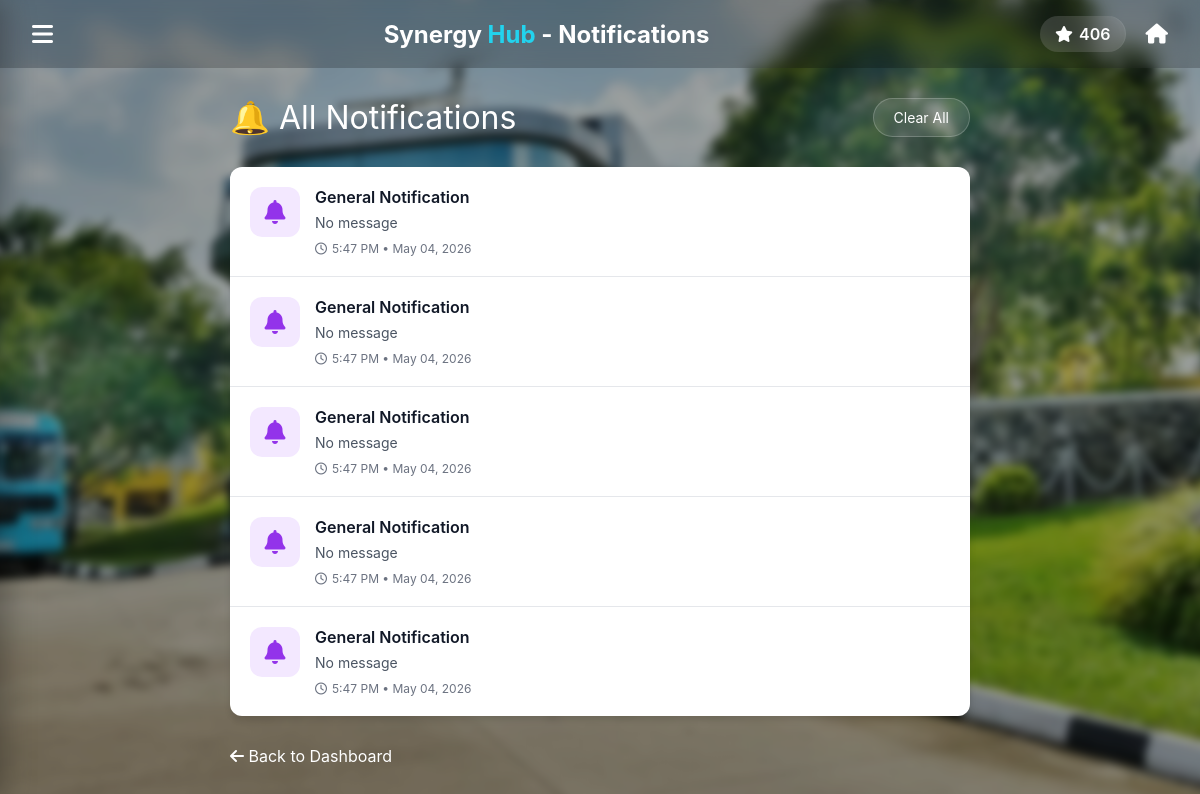
Screenshot of /synergy-hub_Full_Project/notifications.php (signed in) with the database file from the repository.
### tables this page shows
CREATE TABLE `users` (
  `UserID` int(11) NOT NULL,
  `StudentID` varchar(20) DEFAULT NULL,
  `Name` varchar(100) NOT NULL,
  `Email` varchar(100) NOT NULL,
  `PasswordHash` varchar(255) NOT NULL,
  `Role` enum('Admin','User','Visitor') DEFAULT 'User',
  `PointsBalance` int(11) DEFAULT 0,
  `MembershipStatus` enum('Active','Inactive','Expired') DEFAULT 'Active',
  `CreatedAt` timestamp NOT NULL DEFAULT current_timestamp()
);

CREATE TABLE `notifications` (
  `notification_id` int(11) NOT NULL,
  `user_id` int(11) NOT NULL,
  `title` varchar(255) NOT NULL,
  `message` text NOT NULL,
  `type` enum('gym','event','transport','general','reminder') DEFAULT 'general',
  `is_read` tinyint(1) DEFAULT 0,
  `created_at` timestamp NOT NULL DEFAULT current_timestamp()
);

### synergy-hub_Full_Project/notifications.php (the view, shortened to what this page needs)
<?php
require_once 'config.php';
$user_id = $_SESSION['user_id'];
$user_sql = "SELECT PointsBalance, Name FROM Users WHERE UserID = ?";
$user_stmt = mysqli_prepare($conn, $user_sql);
mysqli_stmt_bind_param($user_stmt, "i", $user_id);
mysqli_stmt_execute($user_stmt);
$user_result = mysqli_stmt_get_result($user_stmt);
$user = mysqli_fetch_assoc($user_result);
$table_check = mysqli_query($conn, "SHOW TABLES LIKE 'Notifications'");
$table_exists = mysqli_num_rows($table_check) > 0;
$notifications = [];
if ($table_exists) {
    $columns = mysqli_query($conn, "SHOW COLUMNS FROM Notifications");
    $column_names = [];
    while($col = mysqli_fetch_assoc($columns)) {
        $column_names[] = $col['Field'];
    }
    $user_id_col = in_array('UserID', $column_names) ? 'UserID' : (in_array('user_id', $column_names) ? 'user_id' : null);
    $timestamp_col = in_array('Timestamp', $column_names) ? 'Timestamp' : (in_array('timestamp', $column_names) ? 'timestamp' : 'created_at');
    if ($user_id_col) {
        $sql = "SELECT * FROM Notifications WHERE $user_id_col = ? ORDER BY $timestamp_col DESC";
        $stmt = mysqli_prepare($conn, $sql);
        mysqli_stmt_bind_param($stmt, "i", $user_id);
        mysqli_stmt_execute($stmt);
        $result = mysqli_stmt_get_result($stmt);
        while($row = mysqli_fetch_assoc($result)) {
            $notifications[] = $row;
        }
    }
}
?>
<!DOCTYPE html>
<html lang="en">
<head>
    <link rel="stylesheet" href="https://cdnjs.cloudflare.com/ajax/libs/font-awesome/6.5.0/css/all.min.css">
</head>
<body>
<header class="navbar">
    <div class="menu-btn" onclick="toggleSidebar()">
        <i class="fa-solid fa-bars"></i>
    </div>
    <h1 class="logo">Synergy <span>Hub</span> - Notifications</h1>
    <div class="icons">
        <div class="points">
            <i class="fa-solid fa-star"></i>
            <span><?php echo $user['PointsBalance'] ?? 0; ?></span>
        </div>
        <a href="index.php" class="home-link">
            <i class="fa-solid fa-home"></i>
        </a>
    </div>
</header>
<div class="container">
    <div class="page-title">
        <span>🔔 All Notifications</span>
        <?php if(!empty($notifications)): ?>
        <button class="clear-btn" onclick="clearAll()">Clear All</button>
        <?php endif; ?>
    </div>
    <div class="notifications-list">
        <?php if(!empty($notifications)): ?>
            <?php foreach($notifications as $notif): ?>
                <?php
                $icon = 'fa-bell';
                $type_class = 'general';
                $type = $notif['Type'] ?? 'General';
                $title = $type . ' Notification';
                $message = $notif['Message'] ?? 'No message';
                $timestamp = $notif['Timestamp'] ?? date('Y-m-d H:i:s');
                ?>
                <div class="notification-item">
                    <div class="notification-icon <?php echo $type_class; ?>">
                        <i class="fa-solid <?php echo $icon; ?>"></i>
                    </div>
                    <div class="notification-content">
                        <div class="notification-title"><?php echo htmlspecialchars($title); ?></div>
                        <div class="notification-message"><?php echo htmlspecialchars($message); ?></div>
                        <div class="notification-time">
                            <i class="fa-regular fa-clock"></i>
                            <?php echo date('g:i A • M d, Y', strtotime($timestamp)); ?>
                        </div>
                    </div>
                </div>
            <?php endforeach; ?>
        <?php endif; ?>
    </div>
    <a href="index.php" class="back-btn">
        <i class="fa-solid fa-arrow-left"></i> Back to Dashboard
    </a>
</div>
</body>
</html>

### synergy-hub_Full_Project/notifications.php (style rules this page uses)
* { margin: 0; padding: 0; box-sizing: border-box; font-family: -apple-system, BlinkMacSystemFont, 'Segoe UI', Roboto, Oxygen, Ubuntu, sans-serif; }
body { min-height: 100vh; position: relative; }
.navbar { display: flex; justify-content: space-between; align-items: center; padding: 16px 32px; background: rgba(0,0,0,0.2); backdrop-filter: blur(10px); }
.logo { font-size: 24px; font-weight: 700; color: white; }
.logo span { color: #22d3ee; }
.icons { display: flex; gap: 20px; align-items: center; }
.menu-btn { color: white; font-size: 24px; cursor: pointer; transition: transform 0.3s ease; }
.points { display: flex; align-items: center; gap: 6px; font-weight: 600; padding: 8px 15px; border-radius: 20px; background: rgba(255,255,255,0.15); backdrop-filter: blur(10px); color: white; }
.home-link { color: white; font-size: 20px; text-decoration: none; }
.container { padding: 30px; max-width: 800px; margin: 0 auto; }
.page-title { color: white; font-size: 32px; margin-bottom: 30px; display: flex; justify-content: space-between; align-items: center; }
.clear-btn { padding: 10px 20px; background: rgba(255,255,255,0.1); border: 1px solid rgba(255,255,255,0.2); border-radius: 30px; color: white; cursor: pointer; font-size: 14px; transition: all 0.3s; }
.notifications-list { background: white; border-radius: 12px; overflow: hidden; box-shadow: 0 4px 6px rgba(0,0,0,0.1); }
.notification-item { display: flex; align-items: flex-start; gap: 15px; padding: 20px; border-bottom: 1px solid #e5e7eb; transition: background 0.3s; }
.notification-item:last-child { border-bottom: none; }
.notification-icon { width: 50px; height: 50px; border-radius: 12px; display: flex; align-items: center; justify-content: center; font-size: 24px; flex-shrink: 0; }
.notification-icon.general { background: #f3e8ff; color: #9333ea; }
.notification-content { flex: 1; }
.notification-title { font-weight: 600; color: #111827; font-size: 16px; margin-bottom: 5px; }
.notification-message { color: #4b5563; font-size: 14px; margin-bottom: 8px; line-height: 1.5; }
.notification-time { color: #6b7280; font-size: 12px; display: flex; align-items: center; gap: 5px; }
.back-btn { display: inline-block; margin-top: 30px; color: white; text-decoration: none; font-size: 16px; }

### rows the page displays
users: PointsBalance "406"
notifications: type "General Notification", message "No message", timestamp "5:47 PM • May 04, 2026"
notifications: title "General Notification", message "No message", timestamp "5:47 PM • May 04, 2026"
notifications: title "General Notification", message "No message", timestamp "5:47 PM • May 04, 2026"
notifications: title "General Notification", message "No message", timestamp "5:47 PM • May 04, 2026"
notifications: title "General Notification", message "No message", timestamp "5:47 PM • May 04, 2026"
